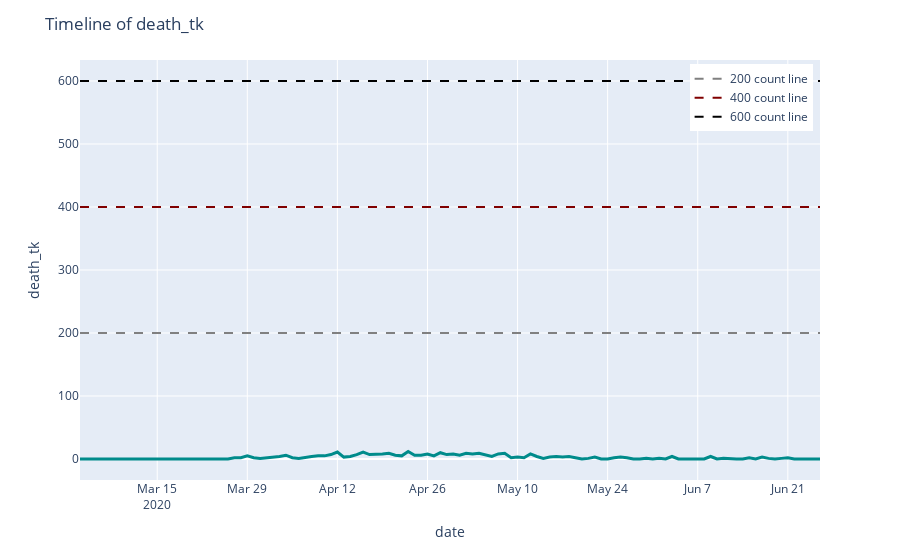

Write notebook code for a chart like this one.
### Markdown cell above
### 4.2.4) Tokyo

### Code cell
# 4.2.4.1) Timeline of confirmed deaths
plot_death_by_date(df_final, 'date', 'death_tk')
